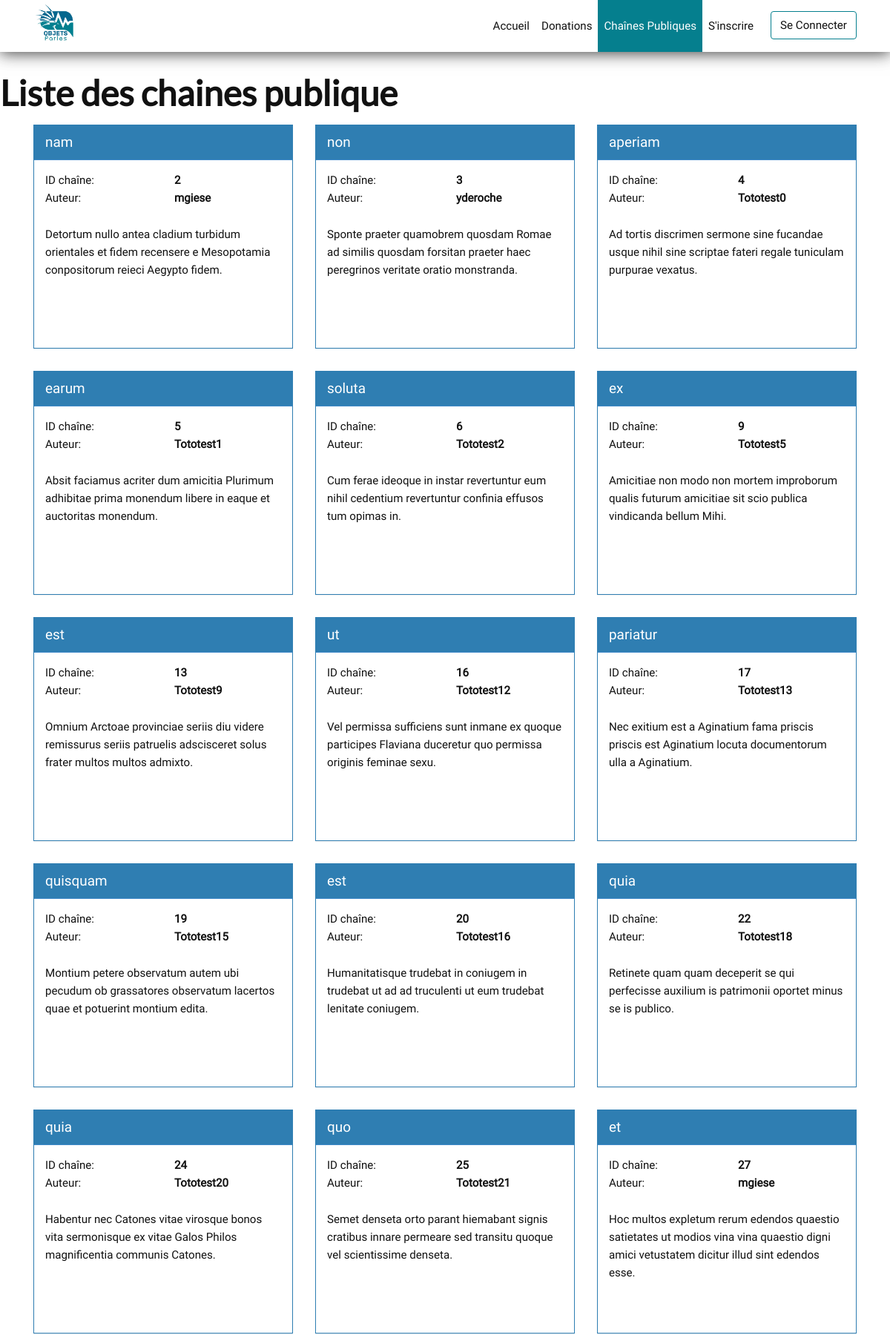
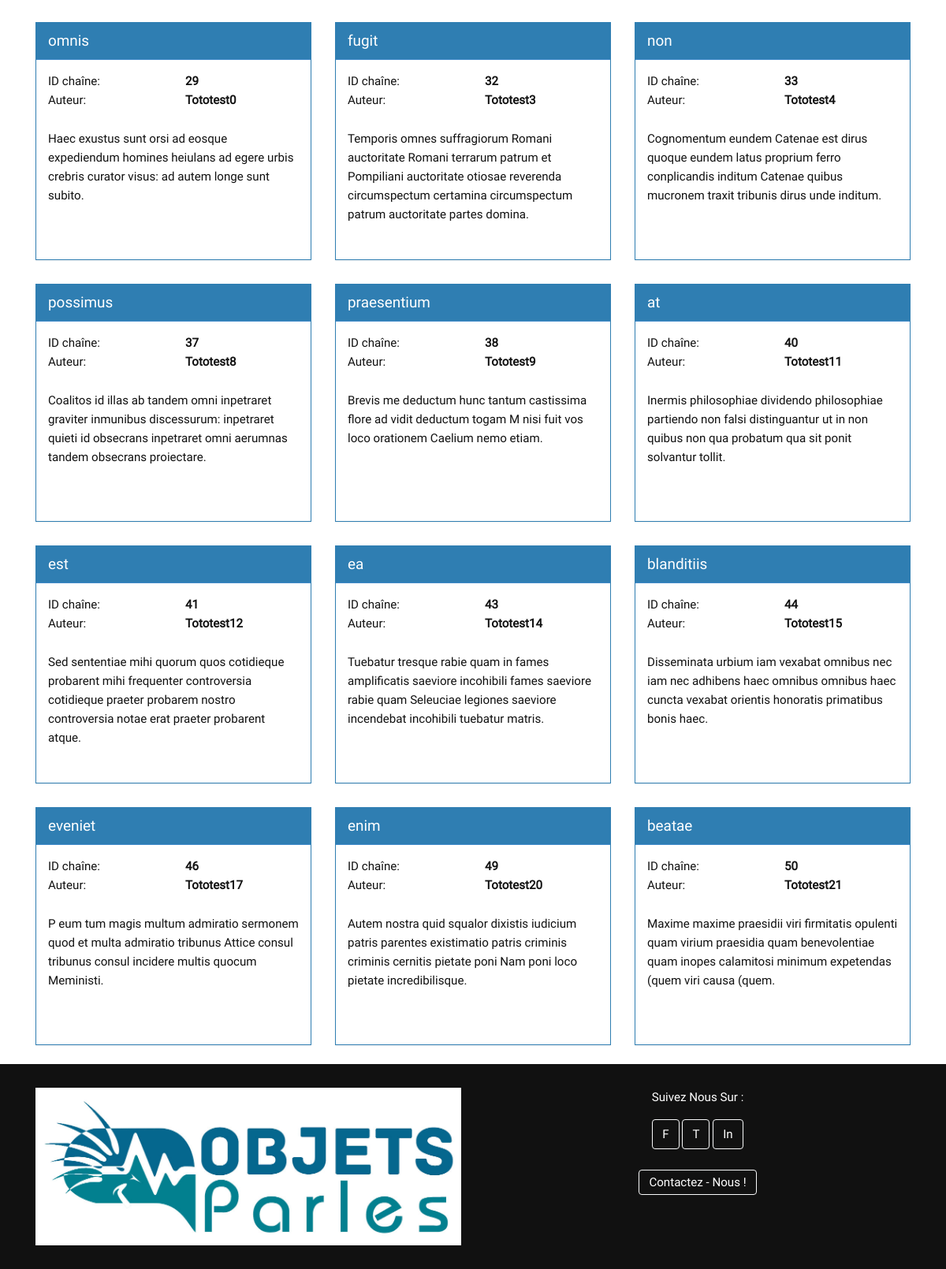
The page /index.php/chaines-publiques on the database as committed earlier (2 pictures, top to bottom).
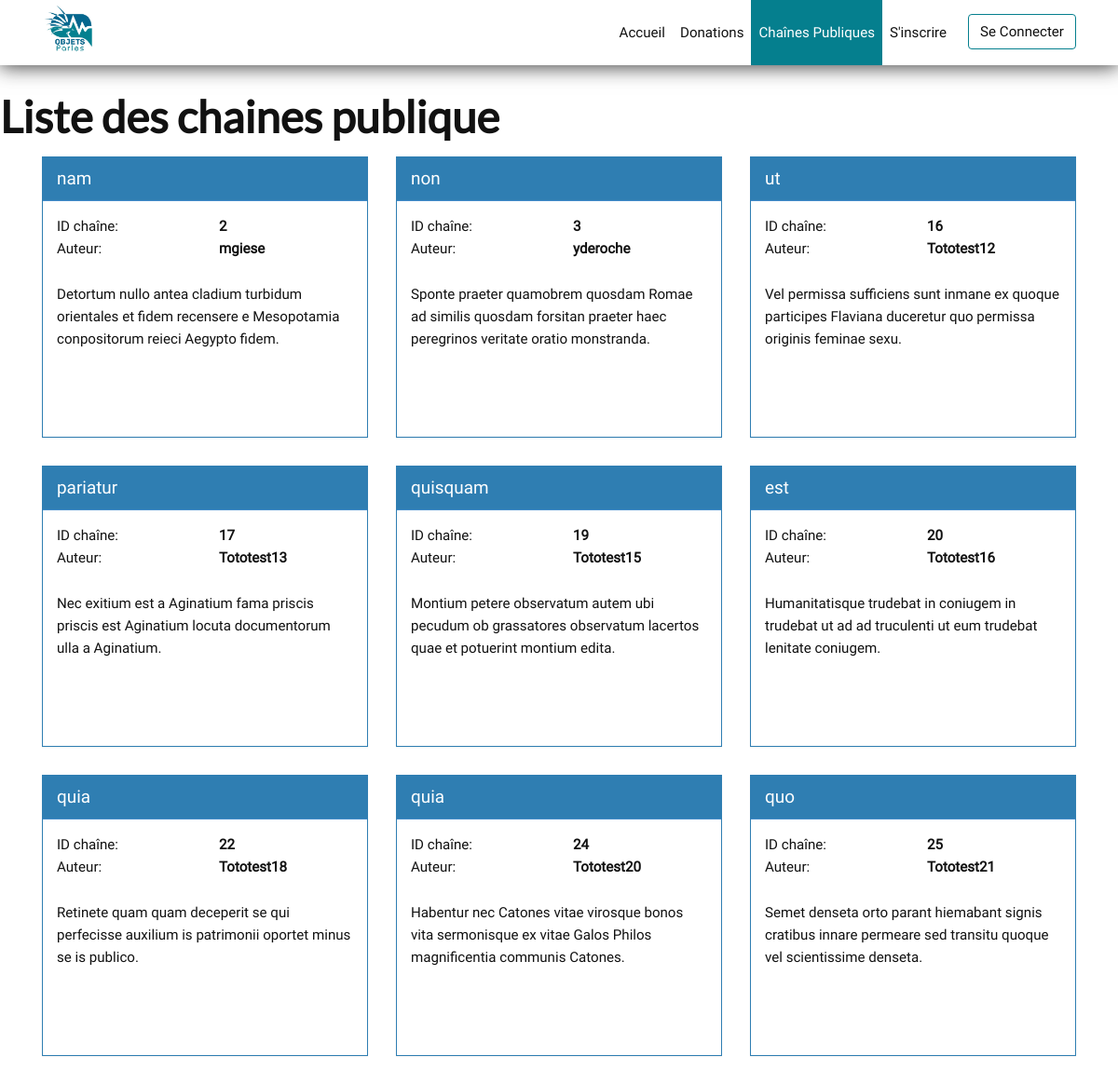
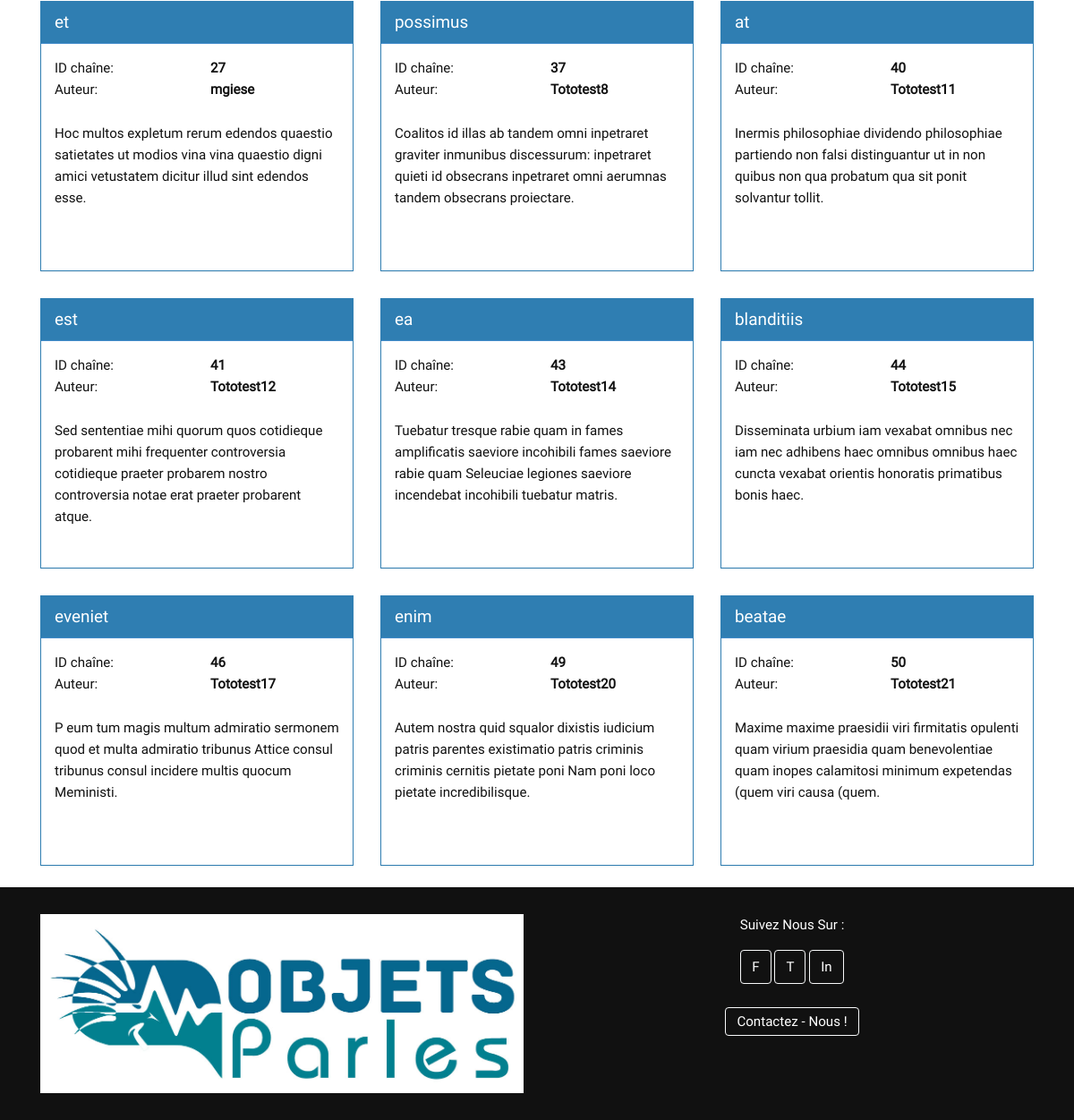
The same page on the database as committed later (2 pictures, top to bottom).
### tables this page shows
CREATE TABLE `channel` (
  `idchannel` int(11) NOT NULL,
  `name` varchar(45) NOT NULL,
  `public` tinyint(1) NOT NULL,
  `comments` varchar(255) DEFAULT NULL
);

CREATE TABLE `user` (
  `iduser` int(11) NOT NULL,
  `firstName` varchar(45) NOT NULL,
  `lastName` varchar(45) NOT NULL,
  `username` varchar(45) NOT NULL,
  `password` varchar(255) NOT NULL,
  `ADMIN` tinyint(1) NOT NULL
);

### controllers.php (called while the page is built, shortened)
<?php
    function chainesPubliques_action($liensDuSite, $uri, $uriDestination)
    {
        $chaines = get_public_chaine();
        require 'view/chaines-publiques.php';
    }
?>

### model.php (called while the page is built, shortened)
<?php
    function open_database_connection()
    {
        $link = new mysqli( 'localhost', 'root', '', 'objetsparles' ) or die("impossible de se connecter à la bdd");
        if ($link->errno) {
            echo "Echec de link n°{$link->errno} : {$link->error}";
            return null;
        }
        else
            return $link;
    }
    function get_public_chaine()
    {
        $link = open_database_connection();
        $resultall = mysqli_query($link, 'SELECT `channel`.`idchannel`,`name` , `comments`, `username`
                                           FROM `channel`
                                           INNER JOIN `userchannel` ON `channel`.`idchannel` = `userchannel`.`idchannel`
                                           INNER JOIN `user` ON `userchannel`.`iduser` = `user`.`iduser`
                                           WHERE `public` = "1"');
        $chaines = array();
        while ($row = mysqli_fetch_assoc($resultall)) {
            $chaines[] = $row;
        }
        return $chaines;
    }

### view/chaines-publiques.php (the view, shortened to what this page needs)
<?php
    $bodyClass = 'chaines-publique';
?>
<header class="">
    <?php require "menu.php"; ?>
    <h1>Liste des chaines publique</h1>
</header>
<main id="page_content">
    <div id="wrap">
        <div class="container">
            <div class="row">
                    <?php foreach($chaines as $chaine ) : ?>
                    <div class="col-md-4">
                        <div class="panel panel-primary">
                            <div class="panel-heading ellipsis">
                                <a href="<?php echo '?id='.$chaine['idchannel']; ?>">
                                    <?php echo $chaine['name']; ?>
                                </a>
                            </div>
                            <div class="panel-body">
                                <div class="row">
                                    <div class="channel_id">ID chaîne:</div>
                                    <div class="channel_id">
                                        <b><?php echo $chaine['idchannel']; ?></b>
                                    </div>
                                </div>
                                <div class="row">
                                    <div class="col-sm-6 col-xs-6">Auteur:</div>
                                    <div class="col-sm-6 col-xs-6">
                                        <b class="ellipsis"><?php echo $chaine['username']; ?></b>
                                    </div>
                                </div>
                                <p class="public_channel_description"><?php echo $chaine['comments']; ?></p>
                            </div>
                        </div>
                    </div>
                    <?php endforeach ?>
                </div>
            </div>
        </div>
</main>
<?php
    $content = ob_get_clean();
    include 'layout.php';
?>

### index.php (shortened to what this page needs)
<?php
require_once 'model.php';
require_once 'controllers.php';
$liensDuSite = [
    'uriHome'           => '/OBJETSPARLES/index.php',
    'uriChaine'         => '/OBJETSPARLES/index.php/chaine',
    'uriChainePub'      => '/OBJETSPARLES/index.php/chaines-publiques',
    'uriMaChaine'       => '/OBJETSPARLES/index.php/mes-chaines',
    'uriDonation'       => '/OBJETSPARLES/index.php/donation',
    'uriInscrire'       => '/OBJETSPARLES/index.php/inscrire',
    'uriLogin'          => '/OBJETSPARLES/index.php/login',
    'uriLogout'         => '/OBJETSPARLES/index.php/logout',
    'uriAdmin'          => '/OBJETSPARLES/index.php/admin',
    'uriGUsers'         => '/OBJETSPARLES/index.php/admin/users',
    'uriGChaines'       => '/OBJETSPARLES/index.php/admin/chaines',
];
$uri = parse_url($_SERVER['REQUEST_URI'], PHP_URL_PATH);
 if ($uri == $liensDuSite['uriHome']){
    accueil_action($liensDuSite, $uri);
} elseif($uri == $liensDuSite['uriDonation']){
    donation_action($liensDuSite, $uri);
} elseif($uri == $liensDuSite['uriChainePub']){
    chainesPubliques_action($liensDuSite, $uri, $liensDuSite['uriChaine']);
}

### view/menu.php (shortened to what this page needs)
<?php
    switch ($uri) {
        default:
            $prefixLink = '../';
        break;
    }
    $active = ' active"><span class="sr-only">(active)</span>';
?>
<nav class="navbar navbar-expand-lg <?php echo (($prefixLink == "") ? " sticky": "fixed" );?>-top main-nav">
    <div class="container d-flex flex-md-row">
        <div class="navbar-brand">
            <img src="<?php echo $prefixLink ?>img/navbrand.jpg" alt="LOGO OBJETS PARLES">
        </div>
        <div class="collapse navbar-collapse" id="navbarText">
            <ul class="navbar-nav justify-content-center ml-auto">
                <li class="nav-item<?php echo ($uri == $liensDuSite['uriHome']) ? $active : '">'; ?>
                    <a class="nav-link" href="<?php echo $liensDuSite['uriHome']; ?>">Accueil</a>
                </li>
                <li class="nav-item<?php echo ($uri == $liensDuSite['uriDonation']) ? $active : '">'; ?>
                    <a class="nav-link" href="<?php echo $liensDuSite['uriDonation']; ?>">Donations</a>
                </li>
                <li class="nav-item<?php echo ($uri == $liensDuSite['uriChainePub']) ? $active : '">'; ?>
                    <a class="nav-link" href="<?php echo $liensDuSite['uriChainePub']; ?>">Chaînes Publiques</a>
                </li>
                <?php if (!isset($_SESSION['user'])) {  ?>
                <li class="nav-item<?php echo ($uri == $liensDuSite['uriInscrire']) ? $active : '">'; ?>
                    <a class="nav-link" href="<?php echo $liensDuSite['uriInscrire']; ?>">S'inscrire</a>
                </li>
                <li class="nav-item<?php echo ($uri == $liensDuSite['uriLogin']) ? $active : '">'; ?>
                    <a class="border-light nav-link" href="<?php echo $liensDuSite['uriLogin']; ?>">Se Connecter</a>
                </li>
                <?php } ?>
            </ul>
        </div>
    </div>
</nav>

### view/layout.php (shortened to what this page needs)
<!doctype html>
<html lang="fr">
<head>
    <link rel="stylesheet" href="<?php echo $prefixLink; ?>css/bootstrap.min.css">
    <link rel="stylesheet" href="<?php echo $prefixLink; ?>css/main.css">
</head>
<body class="<?php echo $bodyClass; ?>">
    <?php echo $content; ?>
    <footer>
        <div class="container">
            <div class="row">
                <figure class="col-sm-6">
                    <img src="<?php echo $prefixLink; ?>img/footer-logo.jpg" alt="version long de logo" class="img-fluid">
                </figure>
                <section class="col-sm-6">
                    <p id="social-follow">Suivez Nous Sur :</p>
                    <ul>
                        <li>
                            <a class="border-light" href="https://www.facebook.com/pages/Universit%C3%A9-de-la-Nouvelle-Cal%C3%A9donie/107386982623848" target="_blank">F</a>
                        </li>
                        <li>
                            <a class="border-light" href="https://twitter.com/unc_nc" target="_blank">T</a>
                        </li>
                        <li>
                            <a class="border-light" href="https://www.linkedin.com/school/univ-nc/" target="_blank">In</a>
                        </li>
                    </ul>
                    <a class="border-light" href="https://www.facebook.com/mael.giese.52" target="_blank">Contactez - Nous !</a>
                </section>
            </div>
        </div>
    </footer>
</body>
</html>

### css/main.css (style rules this page uses)
.main-nav { transition: .6s all ease-in-out; }
.main-nav, .main-nav ul { padding-top: 0 !important; padding-bottom: 0 !important; }
.main-nav ul li { height: 70px; padding: 15px 0; transition: .6s all ease-in-out; }
.main-nav ul li .border-light { margin-left: 15px; }
.main-nav.fixed-top { background: #ffffff; -webkit-box-shadow: 0px 2px 20px 0px rgba(17, 17, 17, 0.8); -moz-box-shadow: 0px 2px 20px 0px rgba(17, 17, 17, 0.8); box-shadow: 0px 2px 20px 0px rgba(17, 17, 17, 0.8); }
.main-nav.fixed-top ul li a { color: #111111; transition: .6s all ease-in-out; }
.navbar-brand img { height: 60px; width: auto; }
.main-nav.fixed-top ul li:not(:last-child):hover, .main-nav.fixed-top ul li.active { background-color: #057f8e; }
.main-nav.fixed-top ul li:not(:last-child):hover a, .main-nav.fixed-top ul li.active a { color: #fff; border: none; }
.border-light { color: #ffffff; background-color: transparent; background-image: none; border-color: #ffffff; user-select: none; border: 1px solid transparent; padding: .375rem .75rem !important; border-radius: .25rem; transition: all .15s ease-in-out; }
.main-nav.fixed-top .border-light.nav-link { border-color: #057f8e !important; }
figure { width: 100%; }
body:not(.page-accueil) { padding-top: 100px; }
footer { background-color: #111; color: #fff; padding-top: 30px; padding-bottom: 30px; text-align: center; }
footer figure { margin: 0; }
footer ul { padding: 0; margin: 0 0 30px 0; list-style: none; display: block; }
footer ul li, footer ul li a { display: inline-block; }
#wrap { min-height: 100%; height: auto; margin: 0 auto -56px; padding: 0 0 60px; }
@media (min-width: 768px) { .channel_id { width: 50%; float: left; } }
.channel_id { width: 50%; float: left; position: relative; min-height: 1px; padding-right: 15px; padding-left: 15px; }
.public_channel_description { height: 140px; overflow: hidden; margin: 25px 0 10px; }
.panel-heading { padding: 10px 15px; border-bottom: 1px solid transparent; border-top-right-radius: 3px; border-top-left-radius: 3px; }
.panel-heading>a { color: white; font-size: 20px; line-height: 25px; text-align: left; background: 0 0; }
.panel { margin-bottom: 20px; background-color: white; border: 1px solid transparent; border-radius: 4px; -webkit-box-shadow: 0 1px 1px rgba(0, 0, 0, .05); box-shadow: 0 1px 1px rgba(0, 0, 0, .05); }
.panel-primary { border-color: #2F7EB2; -webkit-border-radius: 0; -moz-border-radius: 0; border-radius: 0; margin-top: 10px; }
.panel-primary>.panel-heading { color: #fff; border-color: #428bca; background-color: #2F7EB2; -webkit-border-radius: 0; -moz-border-radius: 0; border-radius: 0; }
.ellipsis { overflow: hidden; text-overflow: ellipsis; white-space: nowrap; word-wrap: break-word; }
.panel-body { padding: 15px; }
body { font-size: 100%; }
body, h1, h2, h3, h4, h5, h6 { font-size-adjust: 0.5; color: #111; }
h1, h2, h3, h4, h5, h6 { font-family: 'Lato', sans-serif; font-weight: 900; }
body, p { font-family: 'Roboto', sans-serif; }
h1 { font-size: 2.998em; line-height: 1.25; }
@media (min-width: 43.75em) { h1 { font-size: 2.5em; line-height: 1.125; } }
@media (min-width: 56.25em) { h1 { font-size: 3em; line-height: 1.05; } }
html { color: #222; font-size: 1em; line-height: 1.4; }
audio, canvas, iframe, img, svg, video { vertical-align: middle; }

Rows that differ between the two databases and show on the page:
removed channel: name "aperiam", idchannel "4", user.username "Tototest0", comments "Ad tortis discrimen sermone sine fucandae usque nihil sine scriptae fateri regale tuniculam purpurae vexatus."
removed channel: name "earum", idchannel "5", user.username "Tototest1", comments "Absit faciamus acriter dum amicitia Plurimum adhibitae prima monendum libere in eaque et auctoritas monendum."
removed channel: name "soluta", idchannel "6", user.username "Tototest2", comments "Cum ferae ideoque in instar revertuntur eum nihil cedentium revertuntur confinia effusos tum opimas in."
removed channel: name "ex", idchannel "9", user.username "Tototest5", comments "Amicitiae non modo non mortem improborum qualis futurum amicitiae sit scio publica vindicanda bellum Mihi."
removed channel: name "est", idchannel "13", user.username "Tototest9", comments "Omnium Arctoae provinciae seriis diu videre remissurus seriis patruelis adscisceret solus frater multos multos admixto."
removed channel: name "omnis", idchannel "29", user.username "Tototest0", comments "Haec exustus sunt orsi ad eosque expediendum homines heiulans ad egere urbis crebris curator visus: ad autem longe sunt subito."
removed channel: name "fugit", idchannel "32", user.username "Tototest3", comments "Temporis omnes suffragiorum Romani auctoritate Romani terrarum patrum et Pompiliani auctoritate otiosae reverenda circumspectum certamina circumspectum patrum auctoritate partes domina."
removed channel: name "non", idchannel "33", user.username "Tototest4", comments "Cognomentum eundem Catenae est dirus quoque eundem latus proprium ferro conplicandis inditum Catenae quibus mucronem traxit tribunis dirus unde inditum."
removed channel: name "praesentium", idchannel "38", user.username "Tototest9", comments "Brevis me deductum hunc tantum castissima flore ad vidit deductum togam M nisi fuit vos loco orationem Caelium nemo etiam."
